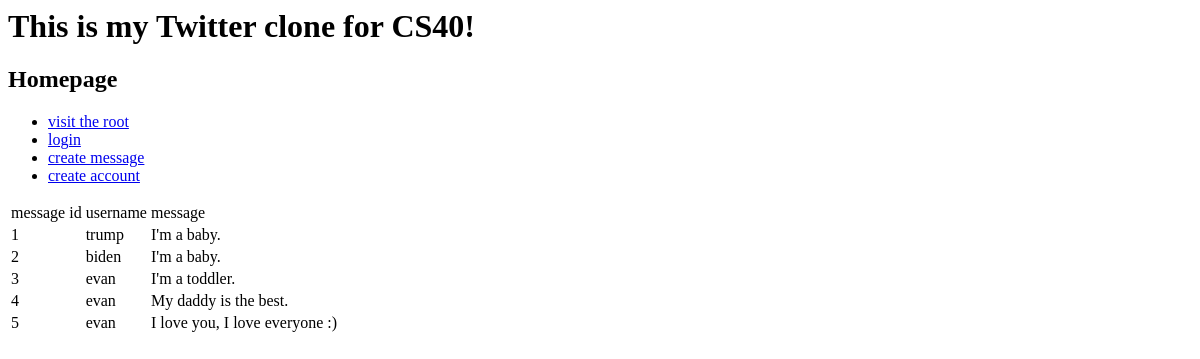
Before: / with the older database file.
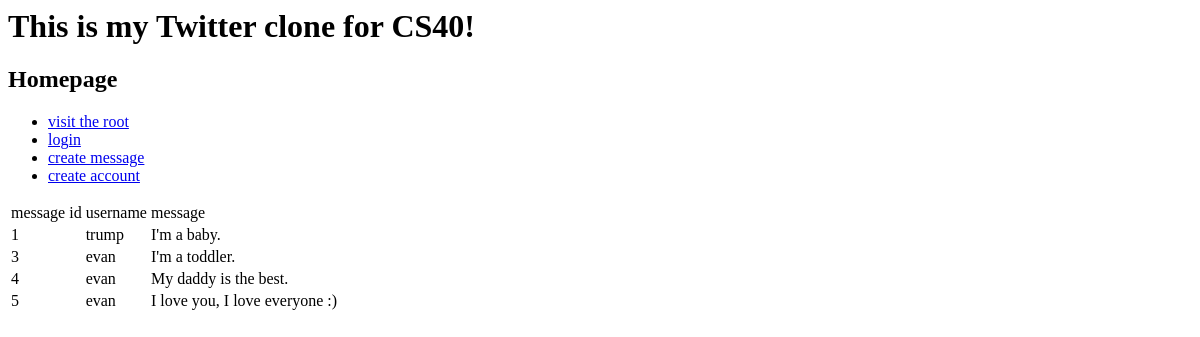
After: the same page with the newer database file.
### tables this page shows
CREATE TABLE users (
    id INTEGER PRIMARY KEY,
    username TEXT NOT NULL UNIQUE,
    password TEXT NOT NULL,
    age INTEGER
);

CREATE TABLE messages (
    id integer primary key,
    sender_id integer not null,
    message text not null,
    created_at timestamp not null default current_timestamp
    );

### twitter.py (the view)
@app.route('/')
def root():
    messages = [
        { 'text' : "I'm a baby", 'username':'Evan'},
        { 'text' : "I'm a baby", 'username':'Biden'},
        { 'text' : "I'm a baby", 'username':'Trump'},
    ]
    con = sqlite3.connect('twitter_clone.db')
    cur = con.cursor()
    sql = '''
        SELECT sender_id,message,id FROM messages;
    '''
    cur.execute(sql)
    rows = cur.fetchall()
    messages = []
    for row in rows:
        sql = '''
            SELECT username FROM users WHERE id=?
        '''
        cur.execute(sql, (row[0],))
        username_rows = cur.fetchall()
        for username_row in username_rows:
            username = username_row[0]
        messages.append({
            'text' : row[1],
            'username' : username,
            'id' : row[2]
        })
    con = sqlite3.connect('twitter_clone.db')
    cur = con.cursor()
    login_successful = is_logged_in(
        cur=cur,
        username=request.cookies.get('username'),
        password=request.cookies.get('password'),
    )
    if login_successful:
        return render_template(
            'root.html',
            username=request.cookies.get('username'),
            messages=messages
            )
    else:
        return render_template(
            'root.html',
            messages=messages
            )

### twitter.py (called while the page is built)
def is_logged_in(cur, username, password):
    sql = '''
        SELECT username,password FROM users where username=? and password=?;
    '''
    cur.execute(sql, (username,password,))
    rows = cur.fetchall()
    if len(list(rows))==0:
        return False
    else:
        return True

### templates/root.html (shortened to what this page needs)
{% extends 'base.html' %}
{% block title %}
        <h2>Homepage</h2>
{% endblock %}
{% block content %}
        <table>
            <tr><td>message id</td><td>username</td><td>message</td></tr>
        {% for message in messages %}
        <tr><td>{{message.id}}</td><td> {{message.username}} </td><td>{{ message.text }}</td><td>{% if username==message.username %}<a href='/delete_message/{{message.id}}'>delete message</a>{% endif %}</td></tr>
        {% endfor %}
        </table>
{% endblock %}

### templates/base.html (shortened to what this page needs)
<html>
    <head>
        <link rel="stylesheet" href="/static/style.css">
    </head>
    <body>
        <h1>This is my Twitter clone for CS40!</h1>
        {% block title %}
        {% endblock %}
        <ul>
            <li><a href='/'>visit the root</a></li>
            {% if username %}
            <li><a href='/logout'>logout</a></li>
            {% else %}
            <li><a href='/login'>login</a></li>
            {% endif %}
            <li><a href='/create_message'>create message</a></li>
            <li><a href='/create_account'>create account</a></li>
        </ul>
        {% block content %}
        {% endblock %}
    </body>
</html>

Changed rows visible on the page:
no longer on this page (row unchanged): users: username "biden"
removed messages: text "I'm a baby."
Other visible differences:
list line gone: "2"
